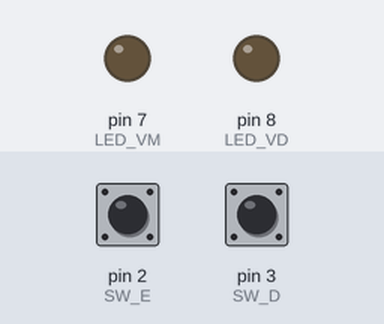
Recording of a sketch running on a simulated Arduino Uno, built with avr-gcc and run on an emulated ATmega328P. On the bench: output pins drawn as LEDs (lit = HIGH). Dashed ring = blinking. The inputs (shaded band) are chosen by the test bench; at power-on: pin 2 (SW_E) LOW, pin 3 (SW_D) LOW.

Above: at 2.8 s.
2.9 s: pin 2 (SW_E) pulled HIGH for 1.2 s
At 3.4 s:
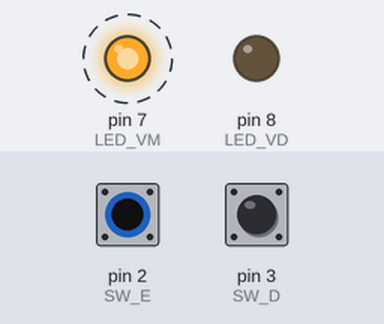
7.5 s: pin 3 (SW_D) pulled HIGH for 1.2 s
At 8.4 s:
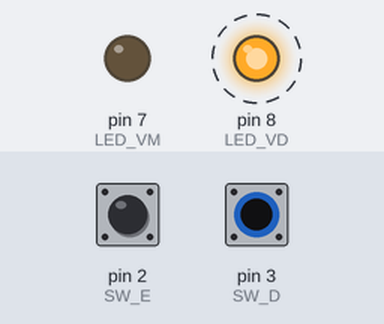
12.5 s: pin 2 (SW_E) pulled HIGH for 3.2 s
At 13.4 s:
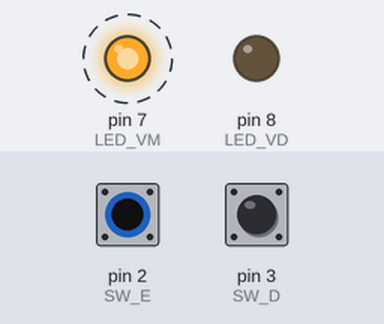
17.2 s: pin 3 (SW_D) pulled HIGH for 3.2 s
At 18.4 s:
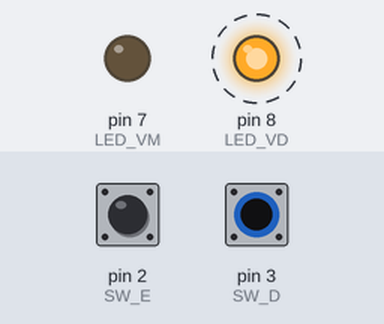
Timing chart, 0 to 22.9 s (numbered marks = the images above; inputs shaded):
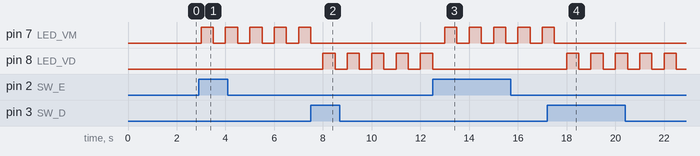

The sketch:

usando_chaveDeSelecao.ino
```cpp
#define LED_VD 8 //pinos que estao conectados os LEDS
#define LED_VM 7 //pinos que estao conectados

#define SW_D 3 //pinos que o inerruptor esta conectado
#define SW_E 2

int ledSelecionado; // Led que esta sendo usado no momento

void setup() {
    pinMode(LED_VM, OUTPUT); //LED são output
    pinMode(LED_VD, OUTPUT);

    pinMode(SW_D, INPUT); // saidas input
    pinMode(SW_E, INPUT);
}

void loop() {

  if ( digitalRead(SW_D) == 1 ) {
     ledSelecionado = LED_VD;
  }
  if ( digitalRead(SW_E) == 1 ) {
     ledSelecionado = LED_VM;
  }

  digitalWrite(ledSelecionado, HIGH);
  delay(500);

  digitalWrite(ledSelecionado, LOW);
  delay(500);

}
```

Measured:
- after the input at 2.9 s, pin 7 (LED_VM): alternates HIGH for 0.50 s and LOW for 0.50 s, starting after 0.10 s
- after the input at 7.5 s, pin 7 (LED_VM): goes on until 7.5 s, then stays LOW; pin 8 (LED_VD): alternates HIGH for 0.50 s and LOW for 0.50 s, starting after 0.50 s
- after the input at 12.5 s, pin 7 (LED_VM): alternates HIGH for 0.50 s and LOW for 0.50 s, starting after 0.50 s; pin 8 (LED_VD): goes on until 12.5 s, then stays LOW
- after the input at 17.2 s, pin 7 (LED_VM): goes on until 17.5 s, then stays LOW; pin 8 (LED_VD): alternates HIGH for 0.50 s and LOW for 0.50 s, starting after 0.80 s
